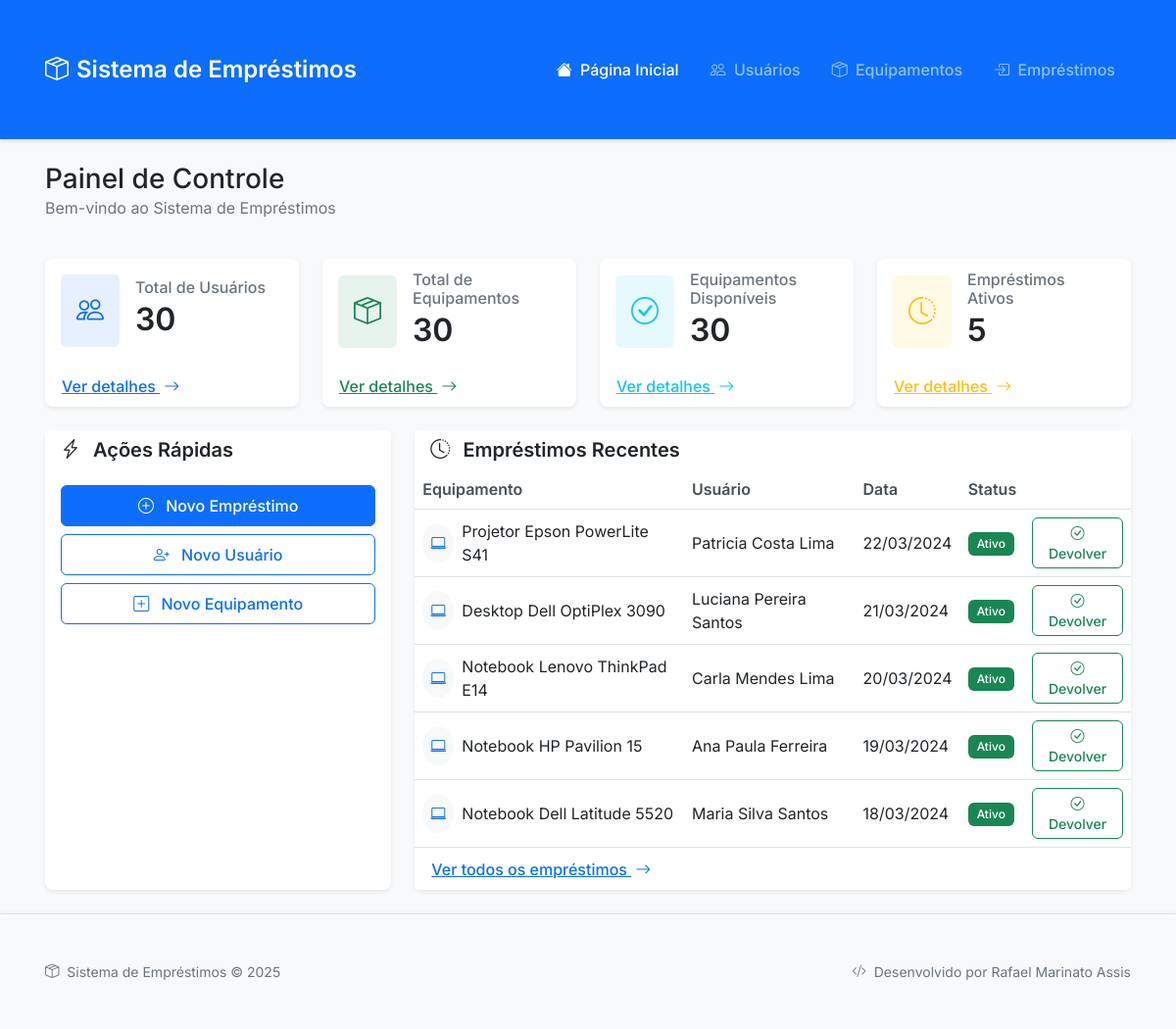
The page / on the database its author committed.
### tables this page shows
CREATE TABLE emprestimos (
    id INT PRIMARY KEY AUTO_INCREMENT,
    equipamento_id INT NOT NULL,
    usuario_id INT NOT NULL,
    data_emprestimo DATE NOT NULL,
    data_prevista_devolucao DATE NOT NULL,
    data_devolucao DATE,
    status ENUM('ativo', 'devolvido') DEFAULT 'ativo',
    created_at TIMESTAMP DEFAULT CURRENT_TIMESTAMP,
    FOREIGN KEY (equipamento_id) REFERENCES equipamentos(id),
    FOREIGN KEY (usuario_id) REFERENCES usuarios(id)
);

CREATE TABLE equipamentos (
    id INT PRIMARY KEY AUTO_INCREMENT,
    nome VARCHAR(100) NOT NULL,
    categoria VARCHAR(50) NOT NULL,
    numero_patrimonio VARCHAR(20) NOT NULL UNIQUE,
    estado_conservacao VARCHAR(50) NOT NULL,
    status ENUM('disponivel', 'emprestado') DEFAULT 'disponivel',
    created_at TIMESTAMP DEFAULT CURRENT_TIMESTAMP
);

CREATE TABLE usuarios (
    id INT PRIMARY KEY AUTO_INCREMENT,
    nome_completo VARCHAR(100) NOT NULL,
    tipo ENUM('aluno', 'professor') NOT NULL,
    matricula VARCHAR(20) NOT NULL,
    email VARCHAR(100) NOT NULL,
    created_at TIMESTAMP DEFAULT CURRENT_TIMESTAMP
);

### index.php (the view, shortened to what the rows shown need)
<?php
require_once 'models/Usuario.php';
require_once 'models/Equipamento.php';
require_once 'models/Emprestimo.php';
$usuario = new Usuario();
$equipamento = new Equipamento();
$emprestimo = new Emprestimo();
$total_usuarios = $usuario->contarAtivos();
$total_equipamentos = $equipamento->contarTotalEquipamentos();
$equipamentos_disponiveis = $equipamento->contarDisponiveis();
$emprestimos_ativos = $emprestimo->contarAtivos();
$emprestimos_recentes = $emprestimo->listar(1, 5);
$icones_categoria = [
    'informatica' => 'bi-laptop',
    'laboratorio' => 'bi-eyedropper',
    'lab' => 'bi-eyedropper',
    'musicais' => 'bi-music-note-beamed',
    'esportes' => 'bi-trophy',
    'seguranca' => 'bi-shield-check',
    'audiovisual' => 'bi-camera-video',
    'brinquedos_educativos' => 'bi-puzzle',
    'brinquedos' => 'bi-puzzle',
    'outros' => 'bi-box'
];
function normalizar_string($str) {
    $str = strtolower(trim($str));
    $str = preg_replace('/[áàãâä]/ui', 'a', $str);
    $str = preg_replace('/[éèêë]/ui', 'e', $str);
    $str = preg_replace('/[íìîï]/ui', 'i', $str);
    $str = preg_replace('/[óòõôö]/ui', 'o', $str);
    $str = preg_replace('/[úùûü]/ui', 'u', $str);
    $str = preg_replace('/[ç]/ui', 'c', $str);
    $str = str_replace(' ', '', $str);
    return $str;
}
?>
<!DOCTYPE html>
<html lang="pt-BR">
<head>
    <link href="https://cdn.jsdelivr.net/npm/bootstrap@5.3.0/dist/css/bootstrap.min.css" rel="stylesheet">
    <link href="https://cdn.jsdelivr.net/npm/bootstrap-icons@1.7.2/font/bootstrap-icons.css" rel="stylesheet">
    <link href="assets/css/styles.css" rel="stylesheet">
</head>
<body class="bg-light">
    <div class="container py-4">
        <div class="d-flex justify-content-between align-items-center mb-4">
            <div>
                <h1 class="h3 mb-0">Painel de Controle</h1>
            </div>
        </div>
        <div class="row g-4 mb-4">
            <div class="col-12 col-sm-6 col-xl-3">
                <div class="card h-100 border-0 shadow-sm">
                    <div class="card-body">
                        <div class="d-flex align-items-center">
                            <div>
                                <h2 class="card-title mb-0"><?php echo $total_usuarios; ?></h2>
                            </div>
                        </div>
                    </div>
                </div>
            </div>
            <div class="col-12 col-sm-6 col-xl-3">
                <div class="card h-100 border-0 shadow-sm">
                    <div class="card-body">
                        <div class="d-flex align-items-center">
                            <div>
                                <h2 class="card-title mb-0"><?php echo $total_equipamentos; ?></h2>
                            </div>
                        </div>
                    </div>
                </div>
            </div>
            <div class="col-12 col-sm-6 col-xl-3">
                <div class="card h-100 border-0 shadow-sm">
                    <div class="card-body">
                        <div class="d-flex align-items-center">
                            <div>
                                <h2 class="card-title mb-0"><?php echo $equipamentos_disponiveis; ?></h2>
                            </div>
                        </div>
                    </div>
                </div>
            </div>
            <div class="col-12 col-sm-6 col-xl-3">
                <div class="card h-100 border-0 shadow-sm">
                    <div class="card-body">
                        <div class="d-flex align-items-center">
                            <div>
                                <h2 class="card-title mb-0"><?php echo $emprestimos_ativos; ?></h2>
                            </div>
                        </div>
                    </div>
                </div>
            </div>
        </div>
        <div class="row g-4">
            <div class="col-12 col-lg-8">
                <div class="card border-0 shadow-sm h-100">
                    <div class="card-body p-0">
                        <div class="table-responsive">
                            <table class="table table-hover align-middle mb-0">
                                <thead class="bg-light">
                                    <tr>
                                        <th>Equipamento</th>
                                        <th>Usuário</th>
                                        <th>Data</th>
                                        <th>Status</th>
                                        <th></th>
                                    </tr>
                                </thead>
                                <tbody>
                                    <?php foreach ($emprestimos_recentes as $emp): ?>
                                    <tr>
                                        <td>
                                            <div class="d-flex align-items-center">
                                                <div class="bg-light rounded-circle p-2 me-2">
                                                    <?php
                                                    $categoria = $emp['equipamento_categoria'] ?? 'outros';
                                                    $categoria_normalizada = normalizar_string($categoria);
                                                    $icone = $icones_categoria[$categoria_normalizada] ?? 'bi-box';
                                                    ?>
                                                    <i class="bi <?php echo $icone; ?> text-primary"></i>
                                                </div>
                                                <?php echo htmlspecialchars($emp['equipamento_nome']); ?>
                                            </div>
                                        </td>
                                        <td><?php echo htmlspecialchars($emp['usuario_nome']); ?></td>
                                        <td><?php echo date('d/m/Y', strtotime($emp['data_emprestimo'])); ?></td>
                                        <td>
                                            <span class="badge bg-<?php echo $emp['status'] === 'ativo' ? 'success' : 'secondary'; ?>">
                                                <?php echo ucfirst($emp['status']); ?>
                                            </span>
                                        </td>
                                        <td class="text-end">
                                            <?php if ($emp['status'] === 'ativo'): ?>
                                                <button type="button"
                                                        class="btn btn-sm btn-outline-success"
                                                        data-bs-toggle="modal"
                                                        data-bs-target="#devolverModal<?php echo $emp['id']; ?>">
                                                    <i class="bi bi-check-circle"></i> Devolver
                                                </button>
                                            <?php endif; ?>
                                        </td>
                                    </tr>
                                    <?php endforeach; ?>
                                </tbody>
                            </table>
                        </div>
                    </div>
                </div>
            </div>
        </div>
    </div>
</body>
</html>

### rows shown on the page
emprestimos: equipamento.nome "Projetor Epson PowerLite S41", usuario.nome_completo "Patricia Costa Lima", data_emprestimo "22/03/2024", status "Ativo"
emprestimos: equipamento.nome "Desktop Dell OptiPlex 3090", usuario.nome_completo "Luciana Pereira Santos", data_emprestimo "21/03/2024", status "Ativo"
emprestimos: equipamento.nome "Notebook Lenovo ThinkPad E14", usuario.nome_completo "Carla Mendes Lima", data_emprestimo "20/03/2024", status "Ativo"
emprestimos: equipamento.nome "Notebook HP Pavilion 15", usuario.nome_completo "Ana Paula Ferreira", data_emprestimo "19/03/2024", status "Ativo"
emprestimos: equipamento.nome "Notebook Dell Latitude 5520", usuario.nome_completo "Maria Silva Santos", data_emprestimo "18/03/2024", status "Ativo"

### other values the page prints
$total_usuarios "30"
$total_equipamentos "30"
$equipamentos_disponiveis "30"
$emprestimos_ativos "5"
